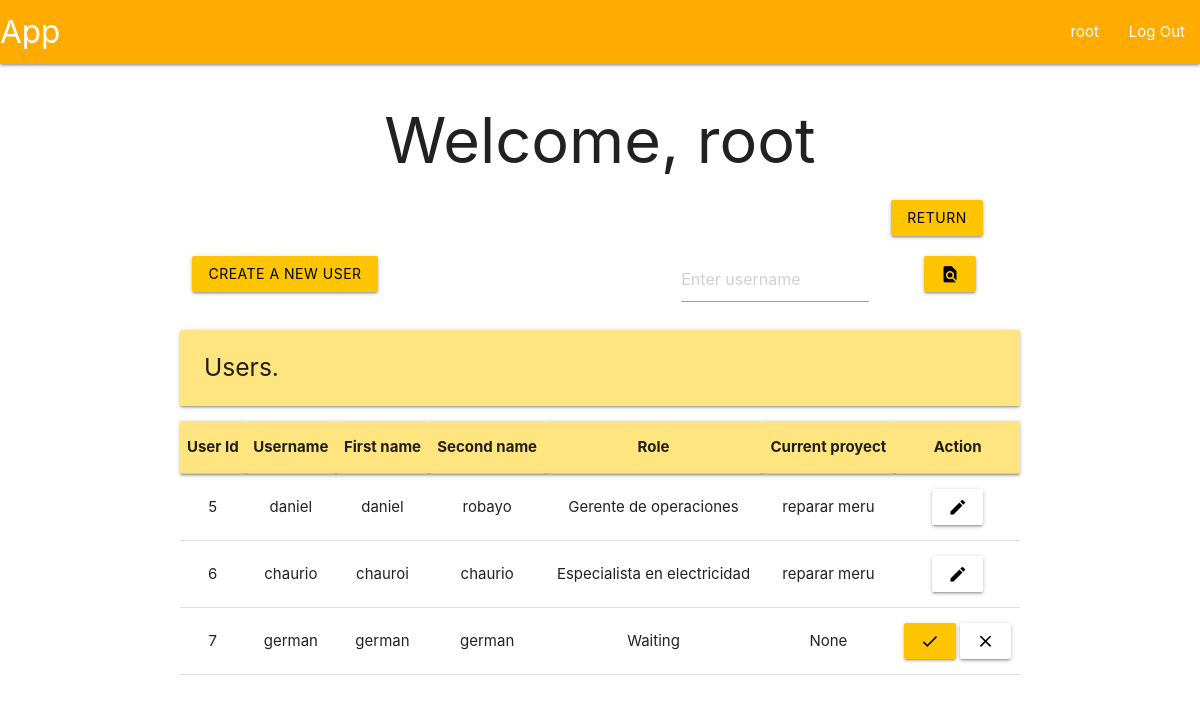
Page /root/users (signed in) on the committed database.
### tables this page shows
CREATE TABLE user (
    id INTEGER PRIMARY KEY AUTOINCREMENT,
    username TEXT UNIQUE NOT NULL,
    firstname TEXT NOT NULL,
    secondname TEXT NOT NULL,
    password TEXT NOT NULL,
    roleId INTEGER,
    proyId INTEGER,
    auth INTEGER,

    FOREIGN KEY (roleId) REFERENCES roles(id),
    FOREIGN KEY (proyId) REFERENCES proyect(id)
);

CREATE TABLE roles (
    id INTEGER PRIMARY KEY AUTOINCREMENT,
    name TEXT NOT NULL UNIQUE
);

CREATE TABLE proyect (
    id INTEGER PRIMARY KEY AUTOINCREMENT,
    description TEXT UNIQUE NOT NULL,
    start DATE NOT NULL,
    end DATE NOT NULL,
    statusId INTEGER,

    FOREIGN KEY (statusId) REFERENCES proyectStatus(id)
);

### app/userView.py (the view, shortened to what this page needs)
@bp.route('/users', methods=('GET', 'POST'))
@root_required
def userView():
    db = get_db()
    flag = False
    if not flag:
        users = db.execute(
            """SELECT
                u.id as id,
                u.username as username,
                u.firstname as firstname,
                u.secondname as secondname,
                r.name as role,
                p.description as proyect,
                u.auth as auth
               FROM user u
               JOIN roles r ON u.roleId = r.id
               LEFT JOIN proyect p ON u.proyId = p.id
               WHERE u.id != 1"""
        ).fetchall()
    areProyects = db.execute(
        """SELECT * FROM proyect"""
    ).fetchall() != []
    return render_template('index/root/userView.html', users=users, areProyects=areProyects)

### app/auth.py (called while the page is built)
@bp.before_app_request
def load_logged_in_user():
    user_id = session.get('user_id')
    if user_id is None:
        g.user = None
    else:
        g.user = get_db().execute(
            "SELECT * FROM user WHERE id = ?",
            (user_id,)
        ).fetchone()

def root_required(view):
    @functools.wraps(view)
    def wrapped_view(**kwargs):
        if g.user is None:
            return redirect(url_for('auth.login'))
        elif g.user['roleId'] != 1:
            return redirect(url_for('user.profile'))
        return view(**kwargs)
    return wrapped_view

### app/db.py (called while the page is built)
def get_db():
    if 'db' not in g:
        g.db = sqlite3.connect(
            current_app.config['DATABASE'],
            detect_types = sqlite3.PARSE_DECLTYPES
        )
        g.db.row_factory = sqlite3.Row
    return g.db

### app/templates/index/root/userView.html (shortened to what this page needs)
{% extends 'base.html' %}
{% block header %}
  <h1>{% block title %}Welcome, {{ g.user['username'] }}{% endblock %}</h1>
{% endblock %}
{% block content %}
<div class="row">
  <form method="POST">
      <div class="col s1 offset-s10">
          <button class="btn amber accent-3 black-text" type="submit" value="return" name="return">Return</button>
      </div>
  </form>
</div>
<div class="row">
  {% if areProyects %}
  <form method="POST">
    <div class="col s3">
      <button class="btn amber accent-3 black-text" type="submit" value="create" name="create">Create a new user</button>
    </div>
  </form>
  <form method="POST">
    <div class="col s3 offset-s4">
      <input placeholder="Enter username" name="find-user" id="username">
    </div>
    <div class="col s2">
      <button class="btn amber accent-3 black-text" type="submit">
        <i class="material-icons">find_in_page</i>
      </button>
    </div>
  </form>
    {% endif %}
</div>
<div class="left-align">
  <h5 class="card-panel amber accent-1">Users.</h5>
</div>
<table class="centered">
  <thead class="card-panel amber accent-1">
    <tr>
      <th>User Id</th>
      <th>Username</th>
      <th>First name</th>
      <th>Second name</th>
      <th>Role</th>
      <th>Current proyect</th>
      <th>Action</th>
    </tr>
  </thead>
  <tbody>
    {% for user in users %}
      <tr>
        <td>{{ user['id'] }}</td>
        <td>{{ user['username']}}</td>
        <td>{{ user['firstname'] }}</td>
        <td>{{ user['secondname'] }}</td>
        <td>{{ user['role'] }}</td>
        <td>{{ user['proyect'] }}</td>
        <td>
          <form method="POST">
            {% if user['auth'] == 0 %}
              {% if areProyects %}
              <button class="btn amber accent-3 black-text" type="submit" name="aprove" value="{{ user['id'] }}">
                <i class="material-icons">done</i>
              </button>
              {% endif %}
            <button class="btn white black-text" type="submit" name="reject" value="{{ user['id'] }}">
              <i class="material-icons">close</i>
            </button>
            {% else %}
            <button class="btn white black-text" type="submit" name="modify-user" value="{{ user['id'] }}">
              <i class="material-icons">edit</i>
            </button>
            {% endif %}
          </form>
        </td>
      </tr>
    {% endfor %}
  </tbody>
</table>
{% endblock %}

### app/templates/base.html (shortened to what this page needs)
<!DOCTYPE html>
<link rel="stylesheet" href="{{ url_for('static', filename='materialize.css') }}">
<link rel="stylesheet" href="{{ url_for('static', filename='style.css') }}">
<nav>
    <div class="nav-wrapper amber accent-4">
      <a href="#" class="brand-logo">App</a>
      <ul class="right hide-n black-text text-black">
        {% if g.user %}
            <li><a href="{{ url_for('user.profile')}}">{{ g.user['username'] }}</span></a>
            <li><a href="{{ url_for('auth.logout') }}">Log Out</a>
        {% else %}
            <li><a href="{{ url_for('auth.register') }}">Register</a>
            <li><a href="{{ url_for('auth.login') }}">Log In</a>
        {% endif %}
      </ul>
    </div>
</nav>
<section class="content container center-align">
    <header>
        {% block header %}{% endblock %}
    </header>
    {% block content %}{% endblock %}
</section>

### rows in the picture
user: user.username "root"
user: id "5", username "daniel", firstname "daniel", secondname "robayo", role "Gerente de operaciones", proyect "reparar meru"
user: id "6", username "chaurio", firstname "chauroi", secondname "chaurio", role "Especialista en electricidad", proyect "reparar meru"
user: id "7", username "german", firstname "german", secondname "german", role "Waiting", proyect "None"
